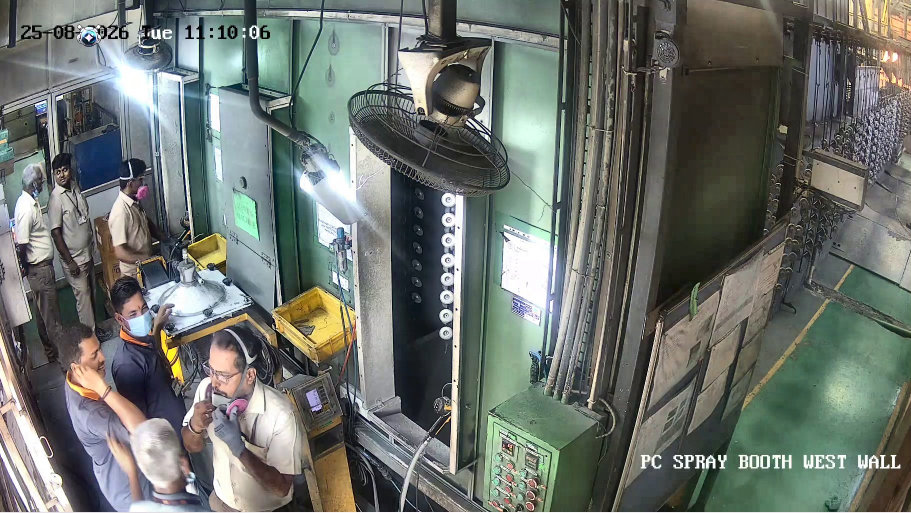
#> input picture backend/dataset/images/train/cctv1_frame_0000.jpg, 1822 x 1026 px (shown at 1/2 size)
$ python -i auto_train_custom_cctv.py   (imports and definitions only)
#> lines starting #> are read from the running program, lines starting #| are printed output that depends on the picture
#> further down, picture is the input picture: shape (1026, 1822, 3); mean B, G, R 108.5, 114, 108.5
import os
import cv2
import glob
import shutil
import random
import yaml
import numpy as np
from ultralytics import YOLO

BASE_DIR = os.path.dirname(os.path.abspath(__file__))
BACKEND_DIR = os.path.join(BASE_DIR, "backend")
DATASET_DIR = os.path.join(BACKEND_DIR, "dataset")

# Primary CCTV Video Paths - ONLY CCTV 3 as requested
VIDEO_PATHS = [
    r"E:\New folder (2)\CCTV 3.mp4"
]

PPE_CLASSES = {
    0: 'glove',
    1: 'goggles',
    2: 'helmet',
    3: 'mask',
    4: 'no_glove',
    5: 'no_goggles',
    6: 'no_helmet',
    7: 'no_mask',
    8: 'no_shoes',
    9: 'shoes'
}

def denoise_frame(frame, clahe_clip=2.0):
#> called with clahe_clip = 2
    lab = cv2.cvtColor(frame, cv2.COLOR_BGR2LAB)
#> lab: shape (1026, 1822, 3); mean of channels 0, 1, 2 118.2, 125.3, 130.4
    l, a, b = cv2.split(lab)
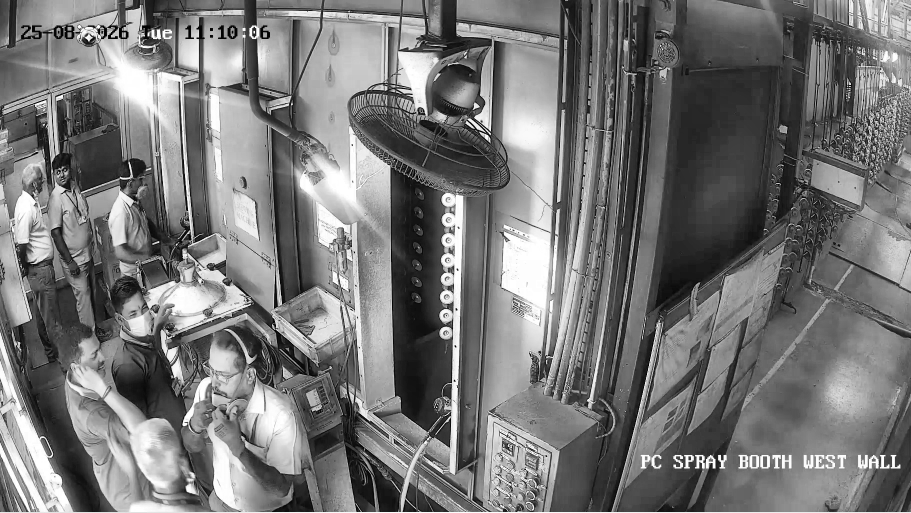
#> l: shape (1026, 1822) (shown at 1/2 size); min 0, max 255, mean 118.2
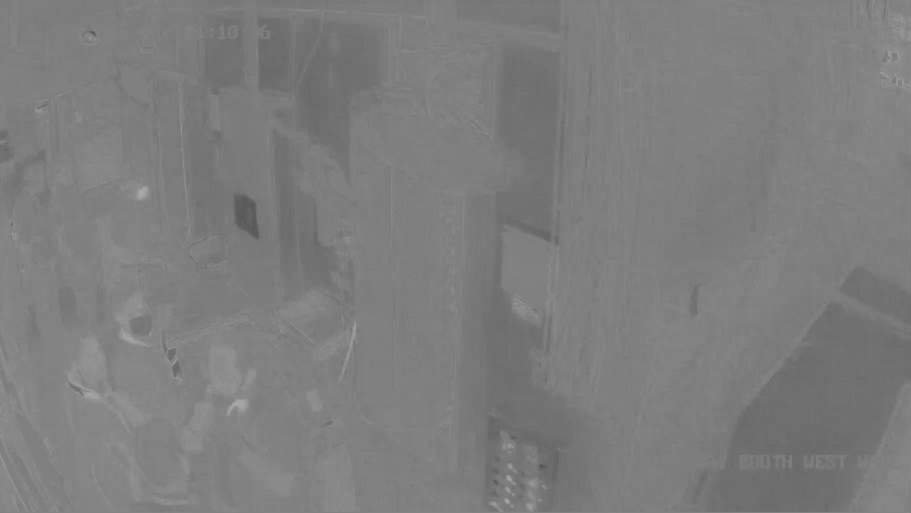
#> a: shape (1026, 1822) (shown at 1/2 size); min 83, max 172, mean 125.3
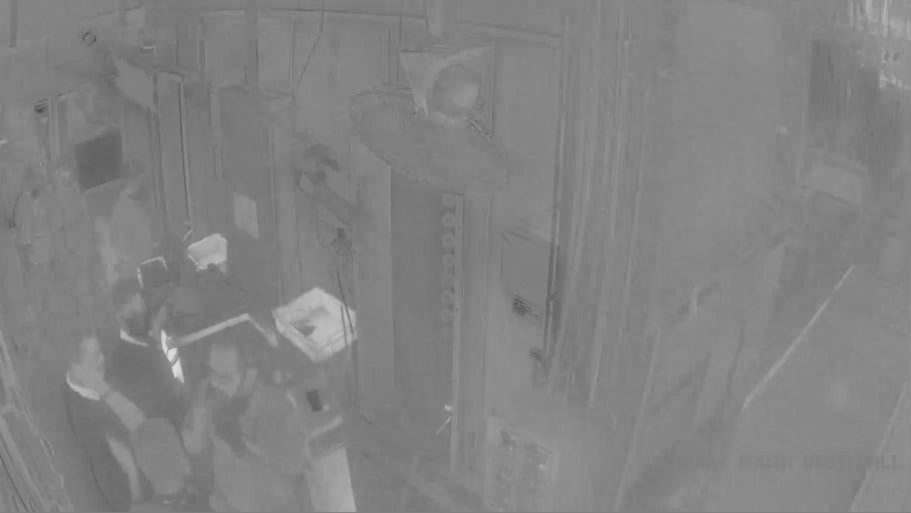
#> b: shape (1026, 1822) (shown at 1/2 size); min 74, max 221, mean 130.4
    clahe = cv2.createCLAHE(clipLimit=clahe_clip, tileGridSize=(8, 8))
    l = clahe.apply(l)
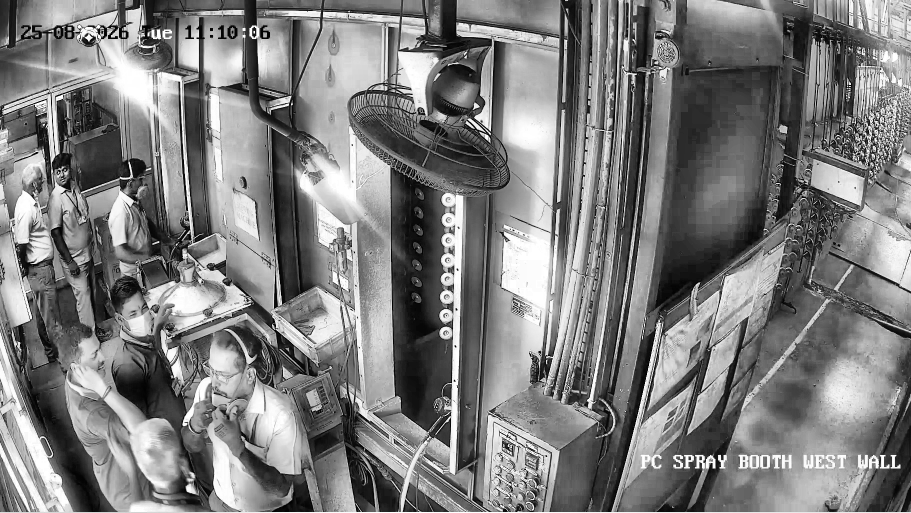
#> l: shape (1026, 1822) (shown at 1/2 size); min 0, max 255, mean 124.9
    enhanced = cv2.merge((l, a, b))
#> enhanced: shape (1026, 1822, 3); mean of channels 0, 1, 2 124.9, 125.3, 130.4
    return cv2.cvtColor(enhanced, cv2.COLOR_LAB2BGR)
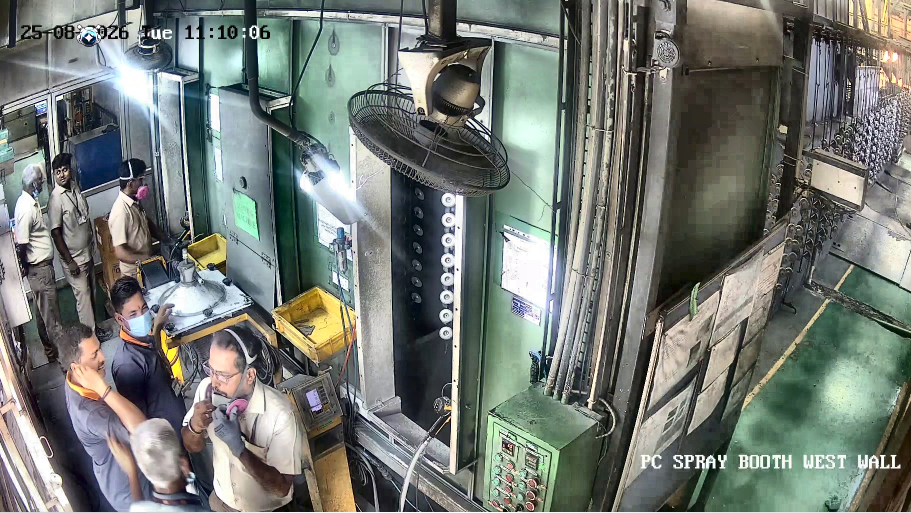
#> returned value: shape (1026, 1822, 3) (shown at 1/2 size); mean B, G, R 115.5, 121.2, 115.6

# [237 lines left out: functions detect_pink_respirator, extract_and_auto_annotate, prepare_yolo_dataset, run_fine_tuning, not called in this run]

# [7 lines not run here, left out]

>>> import cv2
>>> picture = cv2.imread('backend/dataset/images/train/cctv1_frame_0000.jpg')
>>> result = denoise_frame(picture)
